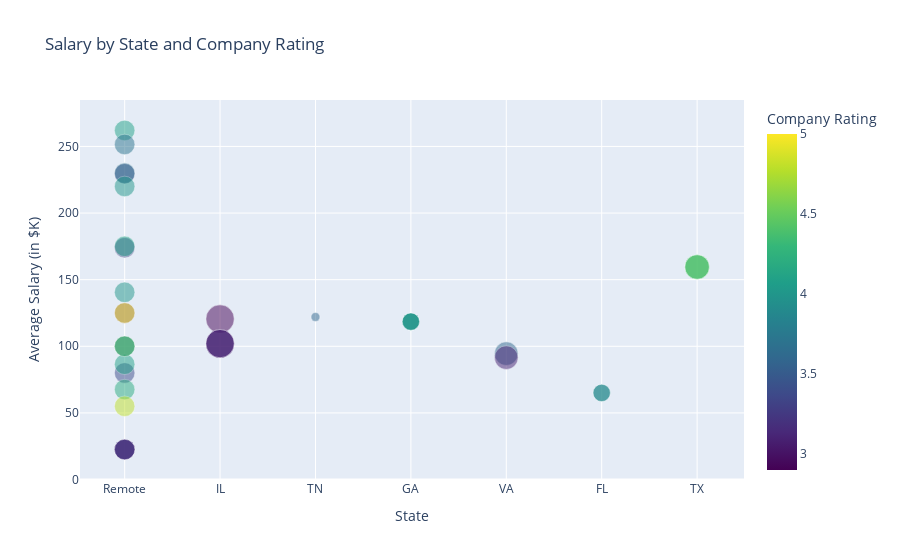

Here is the notebook cell this chart was saved with:
### Code cell
# plotlty express scatter
remote_fig = px.scatter(
    remote_df,
    x='State', y='Average Salary',
    size='Postings', color='Company Rating',
    hover_name='Company Name',
    hover_data=['Company Rating', 'Job Category'],
    title='Salary by State and Company Rating',
    labels={'State': 'State', 'Job Category': 'Position', 'Average Salary': 'Average Salary (in $K)','Remote':'Remote'},
    color_continuous_scale=px.colors.sequential.Viridis,
    height=700
)
# add interaction popup with a white border
remote_fig.update_traces(marker=dict(opacity=.5, 
                              line=dict(width=.5, 
                                        color='white')))
remote_fig.show()

### Figure 1 — Plotly figure (JSON) as saved in the notebook; plotly's stock layout.template omitted (floating-point values rounded to 4 significant figures)
{"data": [{"customdata": [[4.1, "Scientist"], [2.9, "Scientist"], [3.6, "Engineer"], [3.1, "Engineer"], [3.3, "Scientist"], [4, "Scientist"], [3.7, "Scientist"], [5, "Other"], [3.4, "Engineer"], [3.2, "Scientist"], [4, "Scientist"], [3.1, "Scientist"], [4.2, "Analyst"], [3.1, "Scientist"], [4.8, "Analyst"], [3.6, "Scientist"], [3.2, "Scientist"], [3.9, "Analyst"], [4.4, "Analyst"], [4, "Scientist"], [3.7, "Analyst"], [4.4, "Manager"], [3.5, "Other"], [4.1, "Engineer"], [3.6, "Scientist"], [3.2, "Scientist"], [4, "Scientist"], [3.1, "Scientist"], [4.4, "Manager"], [3.1, "Other"], [3.2, "Scientist"], [4.1, "Scientist"], [3.9, "Analyst"], [4.4, "Manager"], [4, "Scientist"], [4, "Engineer"], [4.4, "Analyst"]], "hovertemplate": "<b>%{hovertext}</b><br><br>State=%{x}<br>Average Salary (in $K)=%{y}<br>Postings=%{marker.size}<br>Company Rating=%{marker.color}<br>Position=%{customdata[1]}<extra></extra>", "hovertext": ["Indeed", "S&S Activewear LLC", "Pager", "Sensei AG", "Premera Blue Cross", "Dell", "Insurity", "Vital Edge Solutions", "Osha Bergman Watanabe & Burton LLP", "University Instructors, LLC", "Dell", "WALGREENS", "Luna Physical Therapy", "WALGREENS", "Emergent Software", "ICF", "University Instructors, LLC", "BankUnited", "Network Coverage", "Centers for Disease Control and Prevention", "Insurity", "Dropbox", "Lime", "Chapin Hall at the University of Chicago", "SupplyHouse", "University Instructors, LLC", "Dell", "WALGREENS", "Dropbox", "Galorath Inc.", "University Instructors, LLC", "Rise Technical Recruitment Limited", "BankUnited", "Dropbox", "Dell", "Dave Inc.", "Network Coverage"], "legendgroup": "", "marker": {"color": [4.1, 2.9, 3.6, 3.1, 3.3, 4, 3.7, 5, 3.4, 3.2, 4, 3.1, 4.2, 3.1, 4.8, 3.6, 3.2, 3.9, 4.4, 4, 3.7, 4.4, 3.5, 4.1, 3.6, 3.2, 4, 3.1, 4.4, 3.1, 3.2, 4.1, 3.9, 4.4, 4, 4, 4.4], "coloraxis": "coloraxis", "line": {"color": "white", "width": 0.5}, "opacity": 0.5, "size": [21, 40, 4, 21, 21, 15, 21, 21, 21, 21, 15, 40, 21, 40, 21, 28, 21, 15, 21, 21, 21, 30, 21, 21, 21, 21, 15, 40, 30, 28, 21, 21, 15, 30, 15, 21, 21], "sizemode": "area", "sizeref": 0.1, "symbol": "circle"}, "mode": "markers", "name": "", "orientation": "v", "showlegend": false, "type": "scatter", "x": ["Remote", "IL", "TN", "Remote", "Remote", "GA", "Remote", "Remote", "Remote", "Remote", "GA", "IL", "Remote", "IL", "Remote", "VA", "Remote", "FL", "Remote", "Remote", "Remote", "TX", "Remote", "Remote", "Remote", "Remote", "GA", "IL", "TX", "VA", "Remote", "Remote", "FL", "TX", "GA", "Remote", "Remote"], "xaxis": "x", "y": [262, 120.5, 122, 125, 174, 118.5, 251.5, 125, 80, 22.5, 118.5, 102, 67.5, 102, 55, 94.5, 22.5, 65, 100, 140.5, 230, 159.5, 229.5, 86.5, 100, 22.5, 118.5, 102, 159.5, 91.5, 22.5, 175, 65, 159.5, 118.5, 220, 100], "yaxis": "y"}], "layout": {"autosize": true, "coloraxis": {"colorbar": {"title": {"text": "Company Rating"}}, "colorscale": [[0, "#440154"], [0.1111, "#482878"], [0.2222, "#3e4989"], [0.3333, "#31688e"], [0.4444, "#26828e"], [0.5556, "#1f9e89"], [0.6667, "#35b779"], [0.7778, "#6ece58"], [0.8889, "#b5de2b"], [1, "#fde725"]]}, "legend": {"itemsizing": "constant", "tracegroupgap": 0}, "title": {"text": "Salary by State and Company Rating"}, "xaxis": {"anchor": "y", "autorange": true, "domain": [0, 1], "range": [-0.4371, 6.455], "title": {"text": "State"}, "type": "category"}, "yaxis": {"anchor": "x", "autorange": true, "domain": [0, 1], "range": [2.345, 282.2], "title": {"text": "Average Salary (in $K)"}, "type": "linear"}}}
